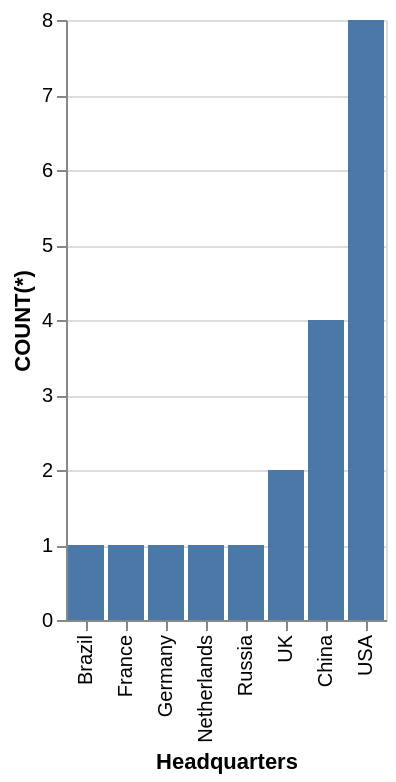

Express this chart as Vega-Lite.
### Vega-Lite specification from a JSON file in a GitHub repository (floating-point values rounded to 4 significant figures)
{"data": {"values": [{"x_data": "Brazil", "y_data": 1}, {"x_data": "France", "y_data": 1}, {"x_data": "Germany", "y_data": 1}, {"x_data": "Netherlands", "y_data": 1}, {"x_data": "Russia", "y_data": 1}, {"x_data": "UK", "y_data": 2}, {"x_data": "China", "y_data": 4}, {"x_data": "USA", "y_data": 8}]}, "mark": "bar", "encoding": {"x": {"field": "x_data", "type": "nominal", "title": "Headquarters", "sort": {"op": "sum", "field": "y_data", "order": "ascending"}}, "y": {"field": "y_data", "type": "quantitative", "title": "COUNT(*)"}}}
